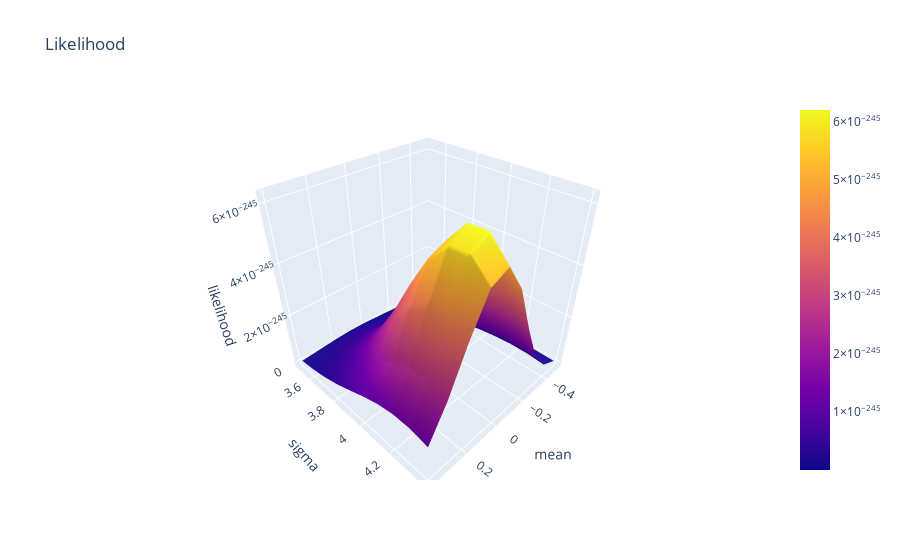

Notebook code cell kept with this figure:
### Code cell
# 进行似然函数的3D可视化
data = [go.Surface(x=all_infer_mu, y=all_infer_sigma, z=mle)]
layout = go.Layout(title="Likelihood", scene={"xaxis": {'title': "mean"}, "yaxis": {"title": "sigma"},"zaxis": {"title": "likelihood"}})
fig = go.Figure(data=data, layout=layout)
iplot(fig)
